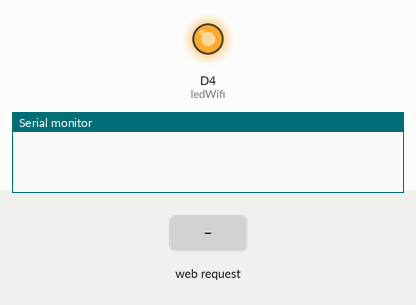
Simulated run of this program. Board: ESP8266 (NodeMCU). Shown: output pins drawn as LEDs (lit = HIGH), the last lines printed to the serial monitor. Inputs (shaded band) come from the test bench. WiFi joins after 1.5 s; servers stay silent unless stated.

Above: at 0.3 s.
At 2.7 s:
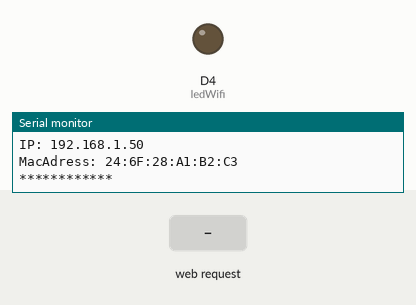
2.8 s: HTTP request GET /encender received
At 3.5 s:
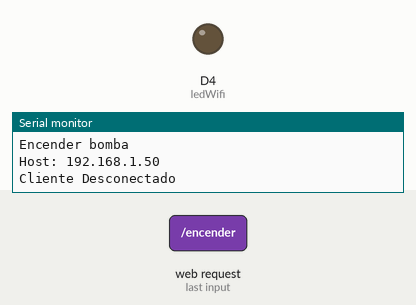
4.3 s: HTTP request GET /apagar received
Timing chart, 0 to 7.3 s (numbered marks = the images above; inputs shaded):
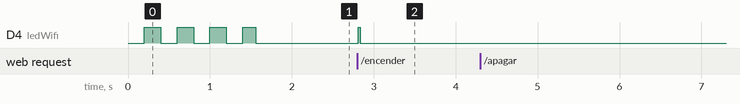

The program:

main.cpp
```cpp
#include <Arduino.h>
#include <ESP8266WiFi.h>
#include <ESP8266WebServer.h>
#include <Ticker.h>

#define ledWifi D4
Ticker tic_ledWifi;

byte cont = 0;
byte max_intentos = 50;

void parpadeoLed() {
  byte estado = digitalRead(ledWifi);
  digitalWrite(ledWifi, !estado);
}

int pinLed = 2;
boolean Estado = false;
boolean BombaRemotaEncendida = false;

const uint32_t TiempoEsperaWifi = 5000;

unsigned long TiempoActual = 0;
unsigned long TiempoAnterior = 0;
const long TiempoCancelacion = 500;

const char* ssid = "Personal-110";
const char* password = "AEKk6yXPtG";

WiFiServer server(80);

const String Pagina = R"====(
<!DOCTYPE HTML>
<html>

<head>
  <title>Control de Bomba</title>
  <style>
    button {
      font-size: 20px;
      margin: 10px;
    }
  </style>
  <script>
    function enviarComando(comando) {
      var xmlhttp = new XMLHttpRequest();
      xmlhttp.onreadystatechange = function () {
        if (this.readyState == 4 && this.status == 200) {
          console.log(this.responseText);
          document.getElementById('estadoBomba').innerHTML = "Estado de la bomba: " + (comando === 'encender' ? 'Encendida' : 'Apagada');
        }
      };
      xmlhttp.open("GET", "/" + comando, true);
      xmlhttp.send();
    }
  </script>
</head>

<body>

  <h2>Control de Bomba</h2>

  <button onclick="enviarComando('encender')">Encender Bomba</button>
  <button onclick="enviarComando('apagar')">Apagar Bomba</button>

  <p id="estadoBomba">Estado de la bomba: Desconocido</p>

</body>

</html>
)====";

void VerificarMensaje(String Mensaje) {
  if (Mensaje.indexOf("GET /encender") >= 0) {
    Serial.println("Encender bomba");
    Estado = true;
  } else if (Mensaje.indexOf("GET /apagar") >= 0) {
    Serial.println("Apagar bomba");
    Estado = false;
  }
}

void ResponderCliente(WiFiClient& cliente) {
  cliente.println("HTTP/1.1 200 OK");
  cliente.println("Content-Type: text/html");
  cliente.println("Connection: close");

  cliente.println("");
  cliente.println(Pagina);
}

void setup() {
  pinMode(ledWifi, OUTPUT);

  Serial.begin(9600);
  Serial.println("\n");

  tic_ledWifi.attach(0.2, parpadeoLed);

  WiFi.mode(WIFI_STA);
  WiFi.begin(ssid, password);
  while (WiFi.status() != WL_CONNECTED and cont < max_intentos) {
    cont++;
    delay(500);
    Serial.print(".");
  }

  Serial.println("");

  if (cont < max_intentos) {
    Serial.println("************");
    Serial.print("Conectado a la red WiFi: ");
    Serial.println(WiFi.SSID());
    Serial.print("IP: ");
    Serial.println(WiFi.localIP());
    Serial.print("MacAdress: ");
    Serial.println(WiFi.macAddress());
    Serial.println("************");
    digitalWrite(ledWifi, LOW);
  } else {
    Serial.println("************");
    Serial.println("Error de conexión");
    Serial.println("************");
  }

  tic_ledWifi.detach();

  server.begin();
}

void loop() {
  WiFiClient cliente = server.accept();

  if (cliente) {
    Serial.println("Nuevo Cliente");
    TiempoActual = millis();
    TiempoAnterior = TiempoActual;
    String LineaActual = "";

    while (cliente.connected() && TiempoActual - TiempoAnterior <= TiempoCancelacion) {
      if (cliente.available()) {
        TiempoActual = millis();
        char Letra = cliente.read();
        if (Letra == '\n') {
          if (LineaActual.length() == 0) {
            digitalWrite(pinLed, Estado);
            // Responde al cliente
            ResponderCliente(cliente);
            break;
          } else {
            Serial.println(LineaActual);
            VerificarMensaje(LineaActual);
            LineaActual = "";
          }
        }  else if (Letra != '\r') {
          LineaActual += Letra;
        }
      }
    }

    cliente.stop();
    Serial.println("Cliente Desconectado");
    Serial.println();
  }

  if (BombaRemotaEncendida) {
    digitalWrite(pinLed, HIGH);
  } else {
    digitalWrite(pinLed, LOW);
  }
}
```

Tanque.cpp
```cpp
#include <ESP8266WiFi.h>

const char* ssid = "Personal-110";
const char* password = "AEKk6yXPtG";
const char* serverIP = "192.168.1.38"; // Cambiar con la IP del ESP8266 que controla la bomba
const int serverPort = 80;

const int flotantePin = D5;  // Cambiar al pin correcto

void enviarSenalRemota(String comando) {
  WiFiClient client;

  Serial.print("Conectando a ");
  Serial.print(serverIP);
  Serial.print(":");
  Serial.println(serverPort);

  if (client.connect(serverIP, serverPort)) {
    Serial.println("Conectado");
    client.print("GET /");
    client.print(comando);
    client.println(" HTTP/1.1");
    client.print("Host: ");
    client.println(serverIP);
    client.println("Connection: close");
    client.println();

    while (client.connected()) {
      if (client.available()) {
        String line = client.readStringUntil('\r');
        Serial.print(line);
      }
    }
    client.stop();
    Serial.println("Desconectado");
  } else {
    Serial.println("Error de conexión");
  }
}

void setup() {
  Serial.begin(9600);
  delay(10);

  Serial.println();
  Serial.print("Conectando a ");
  Serial.println(ssid);

  WiFi.begin(ssid, password);

  while (WiFi.status() != WL_CONNECTED) {
    delay(500);
    Serial.print(".");
  }

  Serial.println("");
  Serial.println("Conectado a la red WiFi");
}

void loop() {
  boolean bombaEncendida = digitalRead(flotantePin) == HIGH;

  if (bombaEncendida) {
    // Envía la señal para encender la bomba
    enviarSenalRemota("encender");
  } else {
    // Envía la señal para apagar la bomba
    enviarSenalRemota("apagar");
  }

  delay(5000);
}
```

Measured:
- after the input at 2.8 s, D4 (ledWifi): LOW → HIGH at once, → LOW 0.02 s later
